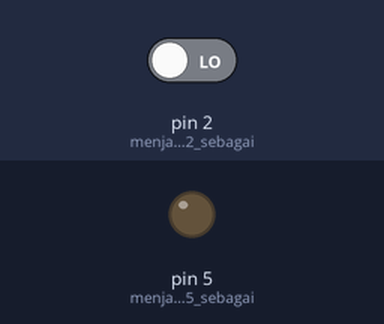
Bench run of a sketch on a simulated Arduino Nano, built with avr-gcc and run on an emulated ATmega328P. Shown: output pins drawn as LEDs (lit = HIGH). Inputs (shaded band) come from the test bench; at power-on: pin 2 (menjadikan_Pin_2_sebagai) LOW.

Above: at 1.2 s.
1.3 s: pin 2 (menjadikan_Pin_2_sebagai) driven HIGH
At 1.8 s:
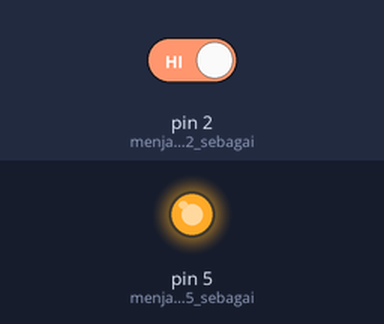
2.8 s: pin 2 (menjadikan_Pin_2_sebagai) driven LOW
At 4.1 s:
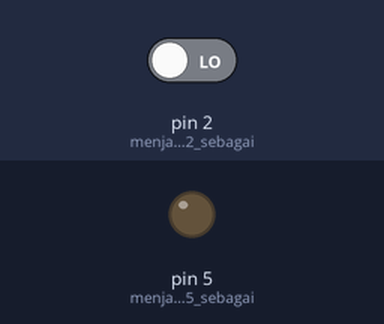
Timing chart, 0 to 5.8 s (numbered marks = the images above; inputs shaded):
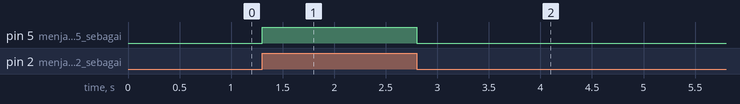

Measured:
- after the input at 1.3 s, pin 5 (menjadikan_Pin_5_sebagai): LOW → HIGH at once
- after the input at 2.8 s, pin 5 (menjadikan_Pin_5_sebagai): HIGH → LOW at once

The sketch:

Hari_1_Digital_Input_Pushbutton_Light.ino
```cpp
/*
 * Siri Webinar Practical Internet of Things
 * Basic Arduino Digital Input Output
 * 1 Jun 2020 (Isnin)
 *
 * Trainer: Mohamad Ariffin Zulkifli (Myinvent Technologies Sdn Bhd)
 * https://myduino.com
 *
 * Webinar Platform: ZOOM
 *
 * Group Telegram (https://t.me/joinchat/Fht1QxkL-0GOwyo_nX86Tg)
 *
 * Training Kit:
 * Myduino IoT Training Kit (https://myduino.com/product/myd-002/)
 *
 * Development Board:
 * Tools > Board: > Arduino NANO
 *
 * Sambungan Elektronik:
 * ----------------------------
 * | LEDs      | Arduino NANO |
 * ----------------------------
 * | LED L1         > 2       |
 * | LED GND        > GND     |
 * |                          |
 * | Pushbutton VS  > 5V      |
 * | Pushbutton GND > GND     |
 * | Pushbutton S   > 5       |
 * ----------------------------
 *
 */

void setup() {
  pinMode(2, INPUT); // menjadikan Pin 2 sebagai INPUT
  pinMode(5, OUTPUT);  // menjadikan Pin 5 sebagai OUTPUT

}

void loop() {
  // arahan mikropengawal membaca status Pin 2
  // mikropengawal akan mengubah nilai pembolehubah "statusPushbutton" mengikut status Pin 2
  int statusPushbutton = digitalRead(2);  // jika ada voltan 2V-5V pada Pin 2 "statusPushbutton" = 1
                                          // jika ada voltan 0V-0.8V pada Pin 2 "statusPushbutton" = 0
                                          // fahami Logic Level - https://learn.sparkfun.com/tutorials/logic-levels/all#what-is-a-logic-level

  // hantar nilai pembolehubah "statusPushbutton" kepada Serial
  // nilai "statusPushbutton" 1 / 0, di Serial Monitor.
  Serial.println(statusPushbutton);

  // menggunakan function if
  // mikropengawal akan masuk ke function if dan melaksanakan arahan dalam function tersebut, jika pernyataan sepadan
  // pernyataan if jika "statusPushbutton" sepadan dengan nilai 1 bermaksud kita sedang menekan Pushbutton dan Pin 2 mempunyai 5V dan nilai logik 1
  if(statusPushbutton == 1){
    digitalWrite(5, HIGH);  // arahan mikropengawal mengeluarkan 5V kepada Pin 5
  }
  // pernyataan else jika "statusPushbutton" sepadan dengan selain daripada nilai 1 bermaksud kita sedang melepaskan Pushbutton dan Pin 2 mempunyai 0V dan nilai logik 0
  else{
    digitalWrite(5, LOW);  // arahan mikropengawal mengeluarkan 0V kepada Pin 5
  }

  // mikropengawal akan meneruskan pelaksanaan arahan yang seterusnya.
  // jika tiada apa-apa arahan seterusnya, mikropengawal ulang semula pelaksaan arahan dari line 40
  // proses ini akan berulang sehingga mikropengawal tidak lagi menerima sumber kuasa

}
```
